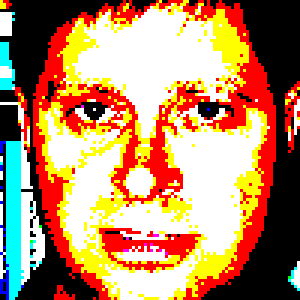
#> input picture aula-5-machine-learning-aplicado/teste.png, 100 x 100 px, given in place of 1-01.jpg, which was not available (shown 3 times larger)
$ jupyter execute --allow-errors machine-learning-kaggle.ipynb   (shell and % lines are left out)   (text cells are left out)
#> lines starting #> are read from the running program, lines starting #| are printed output that depends on the picture; after the words box and inside, x2 and y2 are one past the last pixel; in counts of white or black regions, pixels touching at a corner belong together; pictures that were not available may be replaced by others from this repository, and a replacement may not be noted
[cell 1]
%cd fiap-ml-visao-computacional/aula-5-machine-learning-aplicado/

[cell 2]
import numpy as np
import matplotlib.image as mpimg
import matplotlib.pyplot as plt
import seaborn as sns
import cv2

#Exibição na mesma tela do Jupyter

import datetime

from os import listdir
from os.path import isfile, join, isdir, sep

from tqdm import tqdm

from sklearn.metrics import accuracy_score
from imutils import paths, resize
from sklearn.model_selection import train_test_split
from sklearn.preprocessing import LabelBinarizer

from tensorflow.keras.models import Sequential, load_model, model_from_json
from tensorflow.keras.layers import Dense, Conv2D, Dropout, Flatten, MaxPooling2D, Activation
from tensorflow.keras.preprocessing.image import ImageDataGenerator
from tensorflow.keras.applications import VGG16
from tensorflow.keras.applications.vgg16 import preprocess_input
from tensorflow.keras import Model, layers
from tensorflow.keras import optimizers

from utils import *
from darknet import Darknet

plt.style.use('seaborn')
sns.set_style("whitegrid", {'axes.grid' : False})

[cell 3]
# Exibição das imagens
img1 = cv2.imread("faces-fei/1-01.jpg")
#> img1 is the input picture: shape (100, 100, 3); mean B, G, R 0.397, 0.544, 0.717
img1 = cv2.cvtColor(img1, cv2.COLOR_BGR2RGB)
img2 = cv2.imread("faces-fei/2-02.jpg")
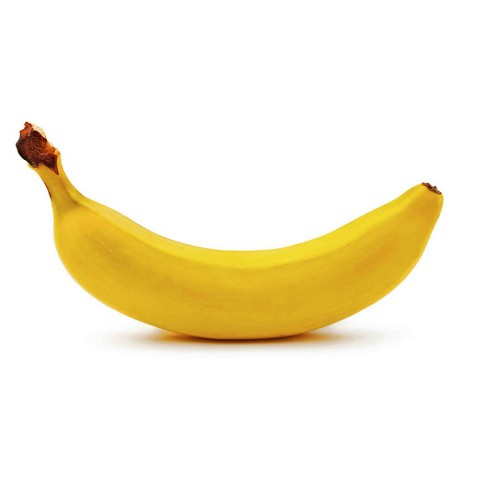
#> input picture aula-5-machine-learning-aplicado/imagens/banana.jpeg, 488 x 488 px, given in place of 2-02.jpg, which was not available
#> img2 is the input picture: shape (488, 488, 3); mean B, G, R 219.5, 241.1, 248.4
img2 = cv2.cvtColor(img2, cv2.COLOR_BGR2RGB)
img3 = cv2.imread("faces-fei/3-03.jpg")
img3 = cv2.cvtColor(img3, cv2.COLOR_BGR2RGB)
img4 = cv2.imread("faces-fei/4-04.jpg")
#> (the rest of this cell did not finish here and is left out)

[cell 4]
classificador_face = cv2.CascadeClassifier('classificadores/haarcascade_frontalface_default.xml')

def extrator_face_bgr(imagem):

    imagem_gray = cv2.cvtColor(imagem,cv2.COLOR_BGR2GRAY)
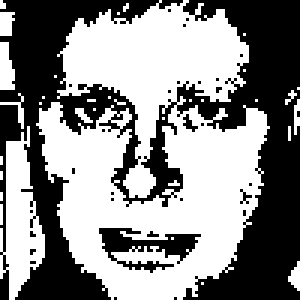
#> imagem_gray: shape (100, 100) (shown 3 times larger); values 0 (black) and 1 (white), 54.4% white; 30 black regions (28 under 20 px), largest, box (x1, y1, x2, y2) and area: (0, 0, 100, 100) 4275, (33, 76, 67, 91) 222
    faces = classificador_face.detectMultiScale(imagem_gray, 1.2, 5)
#> faces = ()

    if faces is ():
        return None

    roi_list = []
    roi_area_list = []

    for (x,y,w,h) in faces:
        roi = imagem[y:y+h, x:x+w]
        area = h*w
        roi_area_list.append(area)
        roi_list.append(roi)

    max_area = 0
    max_area_id = 0

    for idx, area in enumerate(roi_area_list):
        if area > max_area:
            max_area = area
            max_area_id = idx

    if max_area < 35000:
        return None


    return roi_list[max_area_id]

[cell 5]
def padronizar_imagem(imagem):
    imagem_gray = cv2.cvtColor(imagem, cv2.COLOR_BGR2GRAY)
    imagem_gray = cv2.resize(imagem_gray, (200, 200), interpolation=cv2.INTER_LANCZOS4)
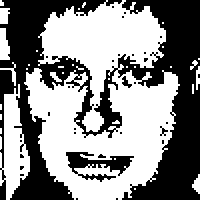
#> imagem_gray: shape (200, 200); values 0 (black) and 1 (white), 54.4% white; 30 black regions (25 under 20 px), largest, box (x1, y1, x2, y2) and area: (0, 0, 200, 200) 17108, (66, 152, 134, 182) 889, (122, 76, 132, 88) 55, (160, 126, 168, 136) 33, (98, 154, 106, 158) 22
    return imagem_gray

[cell 6]
imagem = cv2.imread("faces-fei/1-03.jpg")
#> (the rest of this cell did not finish here and is left out)

#> (a cell that did not finish here is left out)

#> (a cell that did not finish here is left out)

[cell 9]
# Carregando exemplos de arquivos previamente coletados
faces_path = "faces-fei/"
faces_path_treino = "faces-fei/treino/"
faces_path_teste = "faces-fei/teste/"

lista_arquivos = [f for f in listdir(faces_path) if isfile(join(faces_path, f))]

contador = 0

for arquivo in tqdm(lista_arquivos):
    imagem = cv2.imread(faces_path + arquivo)
    face = extrator_face_bgr(imagem)

    if face is not None:
        subject_num = int(arquivo.split(".")[0].split("-")[1])

        if subject_num < 9:
            cv2.imwrite(faces_path_treino + arquivo, face)
        else:
            cv2.imwrite(faces_path_teste + arquivo, face)

[cell 10]
lista_arquivos_treino = [f for f in listdir(faces_path_treino) if isfile(join(faces_path_treino, f))]

lista_sujeitos_treino = []
lista_imagens_treino = []

#> (the rest of this cell did not finish here and is left out)

[cell 11]
len(lista_sujeitos_treino), len(lista_imagens_treino)
#> Out = (0, 1)

[cell 12]
lista_arquivos_teste = [f for f in listdir(faces_path_teste) if isfile(join(faces_path_teste, f))]

lista_sujeitos_teste = []
lista_imagens_teste = []

#> (the rest of this cell did not finish here and is left out)

[cell 13]
len(lista_sujeitos_teste), len(lista_imagens_teste)
#> Out = (0, 1)
